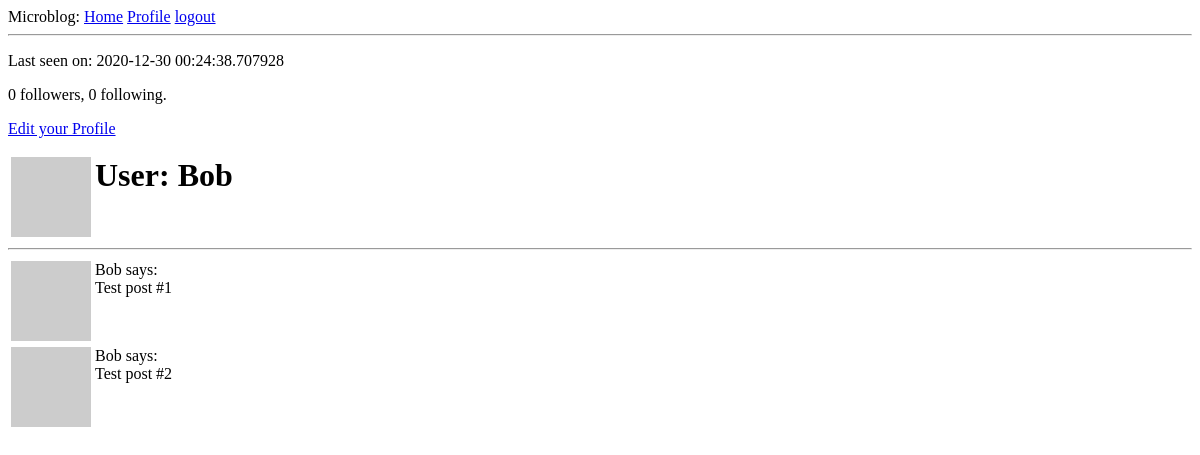
Page /user/Bob (signed in) on the earlier database version.
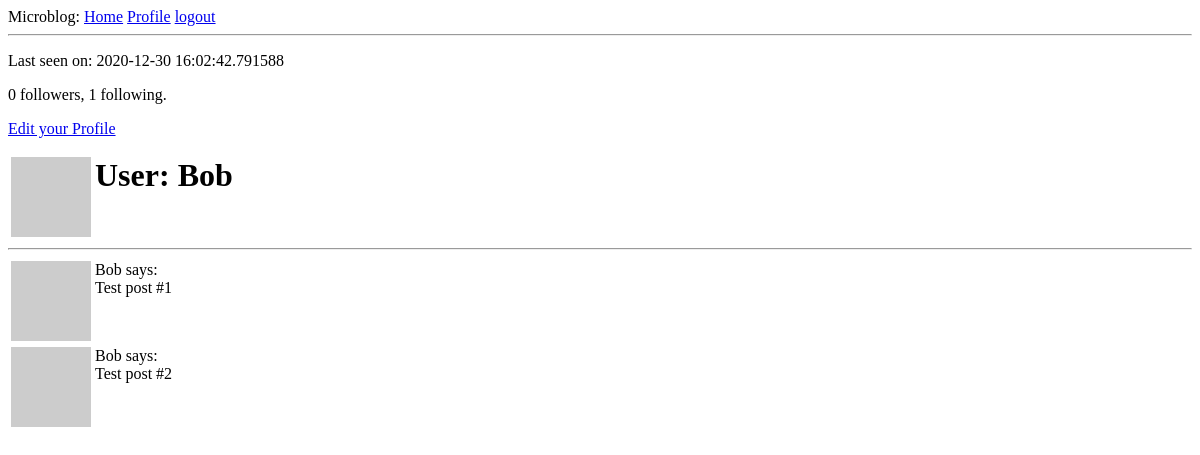
Same page on the later database version.
### app/models.py (models this page shows, shortened)
class User(UserMixin, db.Model):
    id = db.Column(db.Integer, primary_key=True)
    username = db.Column(db.String(64), index=True, unique=True)
    email = db.Column(db.String(120), index=True, unique=True)
    password_hash = db.Column(db.String(128))
    posts = db.relationship('Post', backref='author', lazy='dynamic')
    about_me = db.Column(db.String(140))
    last_seen = db.Column(db.DateTime, default=datetime.utcnow())
    followed = db.relationship('User', secondary=followers,
    primaryjoin=(followers.c.follower_id == id),
    secondaryjoin=(followers.c.followed_id == id),
    backref=db.backref('followers', lazy='dynamic'), lazy='dynamic')
    def avatar(self,size):
        digest = md5(self.email.lower().encode('utf-8')).hexdigest()
        return 'https:www.gravatar.com/avatar/{}?d=identicon&s={}'.format(digest, size)

### app/routes.py (the view)
@app.route('/user/<username>')
@login_required
def user(username):
    user = User.query.filter_by(username=username).first_or_404() #if none 404
    form = EmptyForm()
    posts = [
        {'author': user, 'body': 'Test post #1'},
        {'author': user, 'body': 'Test post #2'}
    ]
    return render_template('user.html', user=user, posts=posts, form=form)

### app/models.py (called while the page is built)
@login.user_loader
def load_user(id):
    return User.query.get(int(id))

### app/routes.py (called while the page is built)
@app.before_request
def before_request():
    if current_user.is_authenticated:
        current_user.last_seen = datetime.utcnow()
        db.session.commit()

### app/templates/user.html (shortened to what this page needs)
{% extends "base.html" %}
{% block content %}
  <table>
    <tr valign="top">
      <td><img src="{{user.avatar(128)}}"></td>
      <td><h1>User: {{user.username}}</h1></td>
      {% if user.last_seen %}<p>Last seen on: {{ user.last_seen }}</p>{% endif %}
      <p> {{ user.followers.count() }} followers, {{ user.followed.count() }}
        following.</p>
      {% if user == current_user %}
        <p><a href="{{ url_for('edit_profile')}}">Edit your Profile</a></p>
      {%endif%}
    </tr>
  </table>
  <hr>
  {% for post in posts %}
    {% include '_post.html'%}
  {% endfor %}
{% endblock %}

### app/templates/base.html (shortened to what this page needs)
<html>
    <head>
    </head>
    <body>
        <div>Microblog:
           <a href="{{ url_for('index') }}">Home</a>
           {% if current_user.is_anonymous %}
           <a href="{{ url_for('login') }}">Login</a>
           {% else %}
           <a href="{{ url_for('user',username=current_user.username) }}">Profile</a>
           <a href="{{ url_for('logout') }}">logout</a>
           {% endif %}
        </div>
        <hr>
        {% block content %}{% endblock %}
    </body>
</html>

### app/templates/_post.html
<table>
  <tr valign="top">
    <td><img src="{{post.author.avatar(36)}}"</td>
    <td>{{post.author.username}} says:<br>{{post.body}}</td>
  </tr>

Differences in the rows shown:
changed User "Bob": last_seen "2020-12-30 00:24:38.707928" → "2020-12-30 16:02:42.791588"
Other differences:
{{ user.followed.count() }}: "0" → "1"
